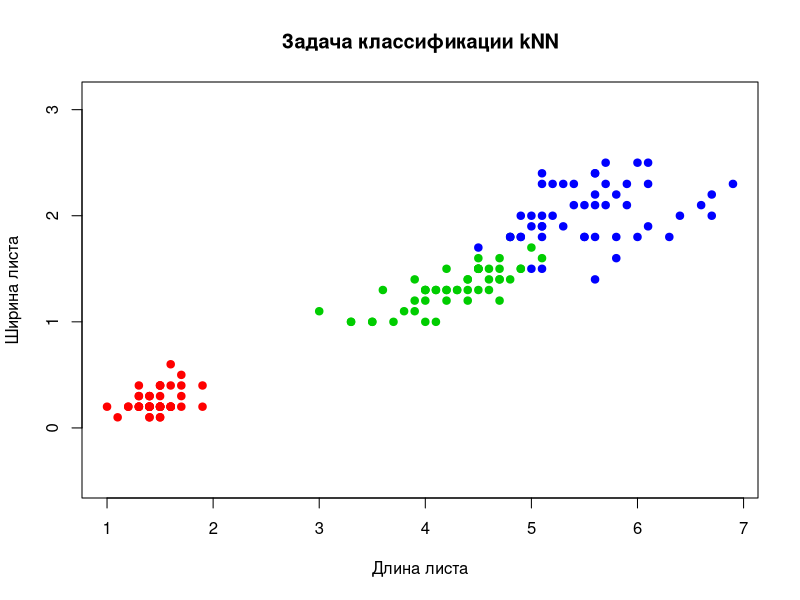

Write R code to recreate this figure. (Note: this script raises an error after producing the figure.)
##Рисуем выборку
colors <- c("setosa" = "red", "versicolor" = "green3", "virginica" = "blue")
plot(iris[, 3:4], pch = 21, bg = colors[iris$Species], col = colors[iris$Species], asp = 1, 
     main = "Задача классификации kNN", xlab = "Длина листа", ylab = "Ширина листа")

## Сортируем объекты согласно расстояния до объекта z
sortObjectsByDist <- function(xl, z, metricFunction = euclideanDistance) ## задаем функцию расстояния
{
l <- dim(xl)[1]
n <- dim(xl)[2] - 1

distances <- matrix(NA, l, 2)## задаем матрицу расстояния
for (i in 1:l)
{
distances[i, ] <- c(i, metricFunction(xl[i, 1:n], z)) ## считаем расстояние от классифицируемой точки до остальных точек выборки
}

orderedXl <- xl[order(distances[, 2]), ] ##сортируем
return (orderedXl);
}

##Применяем метод kNN
kNN <- function(xl, z, k)
{

orderedXl <- sortObjectsByDist(xl, z) ## Сортируем выборку согласно классифицируемого объекта
n <- dim(orderedXl)[2] - 1

classes <- orderedXl[1:k, n + 1] ## Получаем классы первых k соседей
counts <- table(classes) ## Составляем таблицу встречаемости каждого класса
class <- names(which.max(counts)) ## Находим класс, который доминирует среди первых соседей
return (class) ## возвращаем класс
}

## Классификация одного заданного объекта
z <- c(2.7, 1)
xl <- iris[, 3:5]
class <- kNN(xl, z, k=6)
points(z[1], z[2], pch = 22, bg = colors[class], asp = 1)
